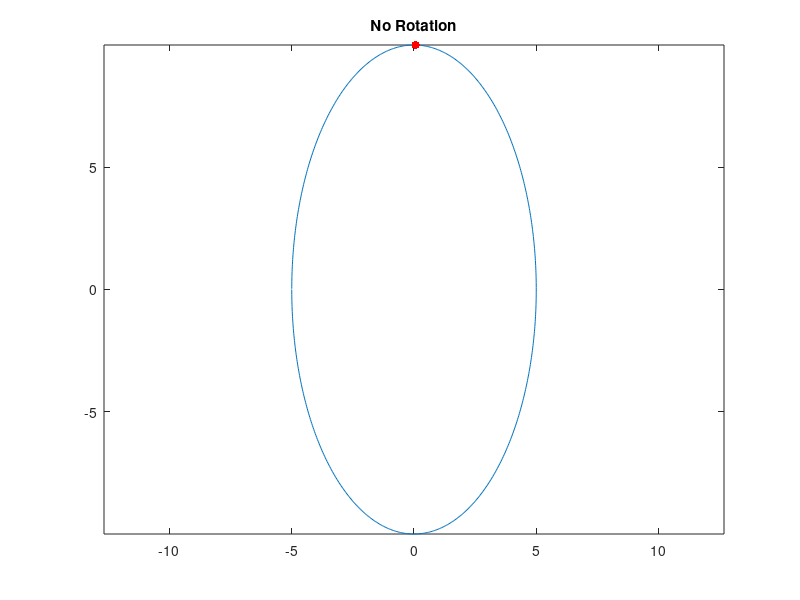

Source code (MATLAB): (Note: this script raises an error after producing the figure.)
a=5; % horizontal radius
b=10; % vertical radius
x0=0; % x0,y0 ellipse centre coordinates
y0=0;
t=-pi:0.01:pi;
x=x0+a*cos(t);
y=y0+b*sin(t);
figure()
plot(x,y)
axis equal
hold on
scatter(x(471),y(471),'r','filled')
title('No Rotation')
% 
% %Plot the same ellipses, rotating by each calculated orientation angle.

radRot = deg2rad(-90);

[X Y] = rot(x,y,radRot)

figure()
plot(X,Y)
axis equal
hold on
scatter(X(471),Y(471),'r','filled')
%%
%Frank: Buildup angles and foundations
load mooredGPS 
%SURTASSSTN20 and STSNew1
AnglesD(1) = atan2d((mooredGPS(15,2)-mooredGPS(2,2)),(mooredGPS(15,1)-mooredGPS(2,1)));
AnglesD(2) = atan2d((mooredGPS(2,2)-mooredGPS(15,2)),(mooredGPS(2,1)-mooredGPS(15,1)));
%SURTASS05IN and FS6
AnglesD(3) = atan2d((mooredGPS(12,2)-mooredGPS(14,2)),(mooredGPS(12,1)-mooredGPS(14,1)));
AnglesD(4) = atan2d((mooredGPS(14,2)-mooredGPS(12,2)),(mooredGPS(14,1)-mooredGPS(12,1)));
%Roldan and 08ALTIN
AnglesD(5) = atan2d((mooredGPS(6,2)-mooredGPS(7,2)),(mooredGPS(6,1)-mooredGPS(7,1)));
AnglesD(6) = atan2d((mooredGPS(7,2)-mooredGPS(6,2)),(mooredGPS(7,1)-mooredGPS(6,1)));
%SURTASS05IN and STSNew2
AnglesD(7) = atan2d((mooredGPS(11,2)-mooredGPS(14,2)),(mooredGPS(11,1)-mooredGPS(14,1)));
AnglesD(8) = atan2d((mooredGPS(14,2)-mooredGPS(11,2)),(mooredGPS(14,1)-mooredGPS(11,1)));
%39IN and SURTASS05IN
AnglesD(9) = atan2d((mooredGPS(14,2)-mooredGPS(13,2)),(mooredGPS(14,1)-mooredGPS(13,1)));
AnglesD(10) = atan2d((mooredGPS(13,2)-mooredGPS(14,2)),(mooredGPS(13,1)-mooredGPS(14,1)));
%STSNEW2 and FS6
AnglesD(11) = atan2d((mooredGPS(12,2)-mooredGPS(11,2)),(mooredGPS(12,1)-mooredGPS(11,1)));
AnglesD(12) = atan2d((mooredGPS(11,2)-mooredGPS(12,2)),(mooredGPS(11,1)-mooredGPS(12,1)));
%FMFMFMFM Adding in tidal ellipses angle, 2/8/23. These are found using
% PCA coefficients in tidalAnalysis scripts.
tideAnglesD(1) = 326.6;
tideAnglesD(2) = 146.6;
tideAnglesD(3) = tideAnglesD(1)-90;
tideAnglesD(4) = tideAnglesD(2)-90;
AnglesR = deg2rad(AnglesD);
tideAnglesR = deg2rad(tideAnglesD);
%%
%Tidal data and Predictions

%Creates my tides for 2020
cd D:\Glider\Data\ADCP
load GR_adcp_30minave_magrot.mat;
% Cleaning data
uz = nanmean(adcp.u);
vz = nanmean(adcp.v);
xin = (uz+sqrt(-1)*vz);
[struct, xout] = t_tide(xin,'interval',adcp.dth,'start time',adcp.dn(1),'latitude',adcp.lat);
%Separate tides into vectors
tideU = real(xout);
tideV = imag(xout);
%Sets timing
datetide = [00,00,01,2020];
%t_tide order of constituents:
% 15 = M2, Lunar semidiurnal
% 17 = S2, Solar semidiurnal
% 14 = N2, Lunar elliptical, perigee
% 8 = K1,  Lunar diurnal
% 6 = O1,  Lunar Diurnal
% 5 = Q1,  Larger lunar elliptical diurnal
tTideOrder = [15,17,14,8,6,5]; % Full tides for consideration
% tTideOrder = [14]; %Isolating certain tides.
% uvpred order of constituents: 
% 1 = M2, 2 = S2, 3 = N2, 4 = K1, 6 = O1, 26 = Q1
UVOrder    = [1,2,3,4,6,26];% Full tides for consideration
% UVOrder    = [3]; %Isolating certain tides.
%Predict tides for our location
[timePrediction,ut,vt] = uvpred(struct.tidecon(tTideOrder,1),struct.tidecon(tTideOrder,3),struct.tidecon(tTideOrder,7),...
    struct.tidecon(tTideOrder,5),UVOrder,datetide,0.5,366);

%Create timing for our tidal predictions.
tideDN=datenum(2020,1,01):0.5/24:datenum(2021,1,01);
tideDT=datetime(tideDN,'ConvertFrom','datenum','TimeZone','UTC')';

%Classic rotation like a DJ's record
tidalz = [tideU;tideV].';
[coef, ~,~,~] = pca(tidalz);
tidalTheta = coef(3);
thetaDegree = rad2deg(tidalTheta);
[rotUtide,rotVtide] = rot(ut,vt,tidalTheta);
%%
close all

%%
x = ones(1,12);
x = x+.5;
x2 = x +1;
x3 = x2 -.75;




figure()
h = polarscatter(AnglesR,x,'filled','k')

title('Transceiver Pairing, Full Array')
hold on
h = polarscatter(AnglesR(1,5),x(1),'filled','r')
for COUNT = 1:2:length(AnglesR)
    polarplot(AnglesR(1,COUNT:COUNT+1),x(1:2),'--','LineWidth',2);
end
polarplot(tideAnglesR(1:2),x2(1:2))
polarplot(tideAnglesR(3:4),x3(1:2))
polarscatter(tideAnglesR(1:2),x2(1:2),'r','filled')
polarscatter(tideAnglesR(3:4),x3(1:2),'r','filled')

pax = gca;
pax.ThetaZeroLocation = 'top';
pax.ThetaDir = 'clockwise';
%%
pairing = [1 1 2 2 3 3 4 4 5 5 6 6];

diff = [60 60 85.5 85.5 144.7 144.7 -6.6 -6.6 -0.2 -0.2 121.3 121.3]
for COUNT = 1:2:length(AnglesR)
    nameit= sprintf('Pairing %d Angle vs Tidal Ellipses, Diff: %d',pairing(COUNT),round(diff(COUNT)))
    figure()
    polarscatter(AnglesR(1,COUNT),x(1),280,'X')
    hold on
    polarplot(AnglesR(1,COUNT:COUNT+1),x(1:2),'-.');
    polarscatter(AnglesR(1,COUNT+1),x(1),200,'square','filled','k')
    polarplot(tideAnglesR(1:2),x2(1:2),'r')
    polarplot(tideAnglesR(3:4),x3(1:2))
    polarscatter(tideAnglesR(1:2),x2(1:2),130,'r','filled')
    polarscatter(tideAnglesR(3:4),x3(1:2),'r','filled')
    pax = gca;
    pax.ThetaZeroLocation = 'top';
    pax.ThetaDir = 'clockwise';
    title(nameit)
end

%%
% AnglesD are the transceiver orientations

rotatorsR = deg2rad(AnglesD-tideAnglesD(2));
rotatorsD = rad2deg(rotatorsR);

for COUNT = 1:length(rotatorsR)
    [rotatedTidesX(COUNT,:) rotatedTidesY(COUNT,:)] = rot(ut,vt,rotatorsR(1,COUNT));
end


%max offshore for ut/rotUtide: 15393
%max onshore for ut/rotUtide:  15430

figure()
nexttile
plot(ut,vt)
axis equal
hold on
scatter(ut(15393),vt(15393),'filled','r')
scatter(ut(15430),vt(15430),'filled','k')
title('OG')
xline(0)
yline(0)

[testX testY] = rot(ut,vt,(rotatorsR(1)));

nexttile
plot(testX,testY)
axis equal
hold on
scatter(testX(15393),testY(15393),'filled','r')
scatter(testX(15430),testY(15430),'filled','k')
xline(0)
yline(0)
title('Should be -60 CCW')

[testX testY] = rot(ut,vt,rotatorsR(2));

nexttile
plot(testX,testY)
axis equal
hold on
scatter(testX(15393),testY(15393),'filled','r')
scatter(testX(15430),testY(15430),'filled','k')
title('Should be -240 CCW')
xline(0)
yline(0)

[testX testY] = rot(ut,vt,(rotatorsR(3)));

nexttile
plot(testX,testY)
axis equal
hold on
scatter(testX(15393),testY(15393),'filled','r')
scatter(testX(15430),testY(15430),'filled','k')
title('Should be -85d CCW')
xline(0)
yline(0)

[testX testY] = rot(ut,vt,(rotatorsR(4)));

nexttile
plot(testX,testY)
axis equal
hold on
scatter(testX(15393),testY(15393),'filled','r')
scatter(testX(15430),testY(15430),'filled','k')
title('Should be -265d CCW')
xline(0)
yline(0)


%%Combine in big tiled picture. You can do this!!!!
for COUNT = 1:2:length(AnglesR)
    nameit= sprintf('Pairing %d Angle vs Tidal Ellipses, Diff: %d',pairing(COUNT),round(diff(COUNT)))
    figure()
    set(gcf, 'Position',  [0, 0, 1000, 1000])


    tiledlayout(2,2)
    nexttile
    polarscatter(AnglesR(1,COUNT),x(1),280,'X')
    hold on
    polarplot(AnglesR(1,COUNT:COUNT+1),x(1:2),'-.');
    polarscatter(AnglesR(1,COUNT+1),x(1),200,'square','filled','k')
    polarplot(tideAnglesR(1:2),x2(1:2),'r')
    polarplot(tideAnglesR(3:4),x3(1:2),'r')
    polarscatter(tideAnglesR(1:2),x2(1:2),130,'r','filled')
    polarscatter(tideAnglesR(3:4),x3(1:2),'r','filled')
    pax = gca;
    pax.ThetaZeroLocation = 'top';
    pax.ThetaDir = 'clockwise';
    title(nameit)
    
    nexttile
    plot(ut,vt)
    axis equal
    hold on
    scatter(ut(15393),vt(15393),'filled','r')
    scatter(ut(15430),vt(15430),'filled','k')
    title('OG')
    xline(0)
    yline(0)

    nexttile
    plot(rotatedTidesX(COUNT,:),rotatedTidesY(COUNT,:))
    axis equal
    hold on
    scatter(rotatedTidesX(COUNT,15393),rotatedTidesY(COUNT,15393),'filled','r')
    scatter(rotatedTidesX(COUNT,15430),rotatedTidesY(COUNT,15430),'filled','k')
    xline(0)
    yline(0)
    title(sprintf('Should be %0.1f CCW',rotatorsD(1,COUNT)))
    
    nexttile
    plot(rotatedTidesX(COUNT+1,:),rotatedTidesY(COUNT+1,:))
    axis equal
    hold on
    scatter(rotatedTidesX(COUNT+1,15393),rotatedTidesY(COUNT+1,15393),'filled','r')
    scatter(rotatedTidesX(COUNT+1,15430),rotatedTidesY(COUNT+1,15430),'filled','k')
    xline(0)
    yline(0)
    title(sprintf('Should be %0.1f CCW',rotatorsD(1,COUNT+1)))
end








